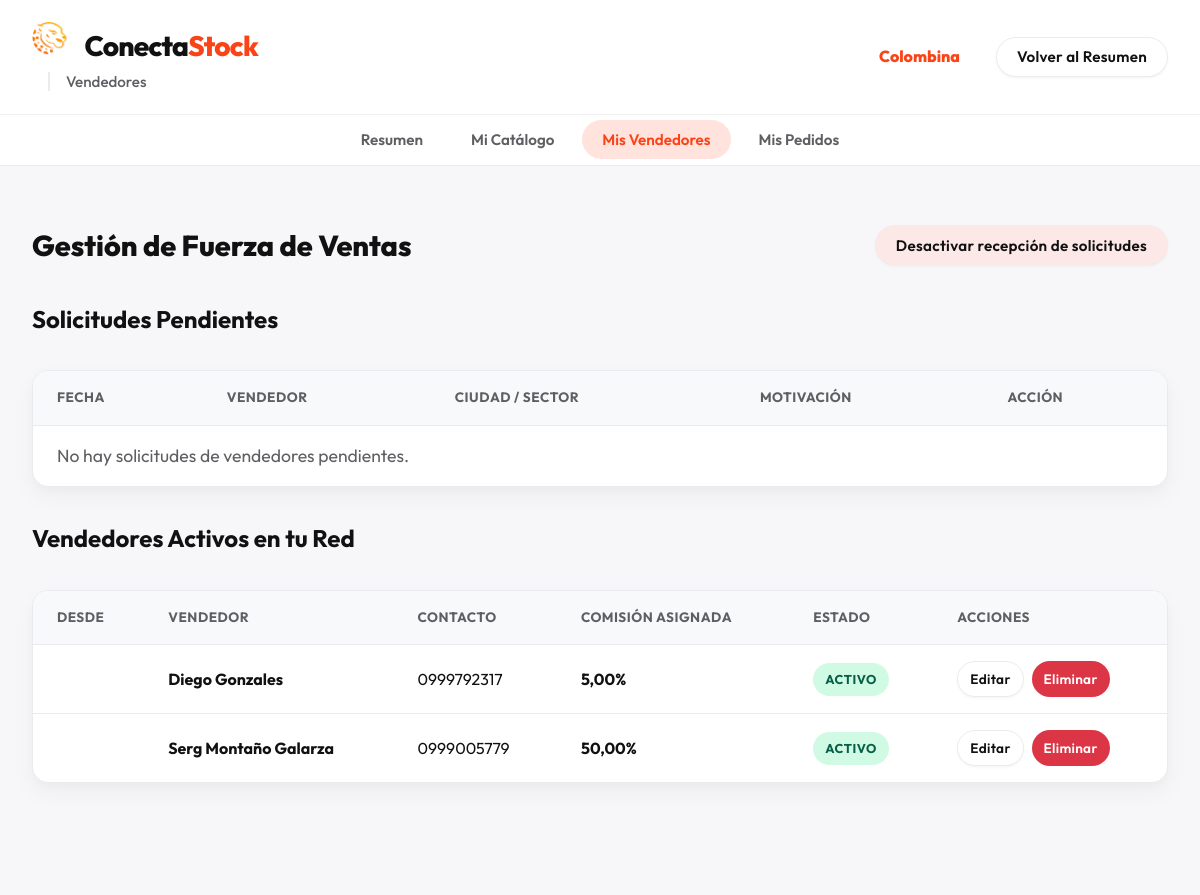
The app's page /dashboard/proveedor/vendedores/ (signed in) with its own data.
### aplicacion/models.py (models this page shows, shortened)
class Proveedor(models.Model):
    TIPO_CHOICES = (
        ('Mayorista', 'Mayorista'),
        ('Minorista', 'Minorista'),
    )
    usuario = models.OneToOneField(User, on_delete=models.CASCADE, related_name='perfil_proveedor')
    nombre_empresa = models.CharField(max_length=100)
    ruc = models.CharField(max_length=13, unique=True)
    nombre_propietario = models.CharField(max_length=50)
    apellido_propietario = models.CharField(max_length=50)
    correo = models.EmailField()
    tipo = models.CharField(max_length=20, choices=TIPO_CHOICES)
    descripcion = models.TextField()
    logo = models.ImageField(upload_to='logos_proveedores/', null=True, blank=True)
    es_verificado = models.BooleanField(default=False)
    acepta_solicitudes = models.BooleanField(default=True)

class SolicitudVendedor(models.Model):
    ESTADO_CHOICES = (
        ('Pendiente', 'Pendiente'),
        ('Aprobado', 'Aprobado'),
        ('Rechazado', 'Rechazado'),
    )
    vendedor = models.ForeignKey(Vendedor, on_delete=models.CASCADE, related_name='solicitudes')
    proveedor = models.ForeignKey(Proveedor, on_delete=models.CASCADE, related_name='solicitudes_vendedores')
    descripcion_ganas = models.TextField()
    estado = models.CharField(max_length=20, choices=ESTADO_CHOICES, default='Pendiente')
    comision = models.DecimalField(max_digits=5, decimal_places=2, null=True, blank=True) # Porcentaje

class Vendedor(models.Model):
    SECTOR_CHOICES = (
        ('Norte', 'Norte'),
        ('Sur', 'Sur'),
        ('Este', 'Este'),
        ('Oeste', 'Oeste'),
    )
    usuario = models.OneToOneField(User, on_delete=models.CASCADE, related_name='perfil_vendedor')
    cedula = models.CharField(max_length=10, unique=True)
    ruc_rice = models.CharField(max_length=13, blank=True, null=True)
    nombre = models.CharField(max_length=50)
    apellido = models.CharField(max_length=50)
    correo = models.EmailField()
    telefono = models.CharField(max_length=15)
    ciudad = models.CharField(max_length=50)
    sector = models.CharField(max_length=20, choices=SECTOR_CHOICES)

### aplicacion/views.py (the view)
# urls.py: path('dashboard/proveedor/vendedores/', views.mis_vendedores, name='mis_vendedores'),
@login_required
def mis_vendedores(request):
    if not hasattr(request.user, 'perfil_proveedor'):
        return redirect('index')
    proveedor = request.user.perfil_proveedor
    solicitudes = proveedor.solicitudes_vendedores.filter(estado='Pendiente')
    activos = proveedor.solicitudes_vendedores.filter(estado='Aprobado')
    context = {
        'solicitudes': solicitudes,
        'activos': activos,
        'proveedor': proveedor
    }
    return render(request, 'mis_vendedores.html', context)

### aplicacion/templates/mis_vendedores.html (shortened to what this page needs)
{% load static %}
<!DOCTYPE html>
<html lang="es">
<head>
    <link rel="stylesheet" href="{% static 'css/style.css' %}">
</head>
<body>
    <header class="b2b-header">
        <div class="container header-layout">
            <div class="logo-area">
                <strong class="brand-logo" style="display: flex; align-items: center;">
    <a href="{% url 'dashboard_proveedor' %}" class="text-decoration-none text-inherit">
        <img src="{% static 'images/iso_1.png' %}" alt="Logo" style="height: 36px; margin-right: 12px; border-radius: 4px;">
        Conecta<span class="color-accent">Stock</span>
    </a>
</strong>
                <span class="header-badge">Vendedores</span>
            </div>
            <nav aria-label="Navegación principal">
                <ul class="nav-links">
                    <li><strong class="text-primary">{{ proveedor.nombre_empresa }}</strong></li>
                    <li><a href="{% url 'dashboard_proveedor' %}" class="btn btn-secondary btn-sm">Volver al Resumen</a>
                    </li>
                </ul>
            </nav>
        </div>
    </header>
    <nav class="dashboard-nav">
        <div class="container">
            <ul>
                <li><a href="{% url 'dashboard_proveedor' %}">Resumen</a></li>
                <li><a href="{% url 'mis_productos' %}">Mi Catálogo</a></li>
                <li><a href="{% url 'mis_vendedores' %}" class="active">Mis Vendedores</a></li>
                <li><a href="{% url 'mis_pedidos' %}">Mis Pedidos</a></li>
            </ul>
        </div>
    </nav>
    <main class="dashboard-main">
        <section class="container dashboard-section">
            <div class="flex-between mb-lg">
                <h1 class="font-1-8rem">Gestión de Fuerza de Ventas</h1>
                <form action="{% url 'toggle_recepcion_solicitudes' %}" method="post" style="margin: 0;">
                    {% if proveedor.acepta_solicitudes %}
                        <button type="submit" class="btn btn-secondary btn-sm" style="color: #dc3545; border-color: #fce8e6; background-color: #fce8e6;">Desactivar recepción de solicitudes</button>
                    {% else %}
                        <button type="submit" class="btn btn-primary btn-sm" style="background-color: #34a853;">Activar recepción de solicitudes</button>
                    {% endif %}
                </form>
            </div>
            <div class="mb-lg">
                <h2 class="font-1-4rem mb-sm text-info">Solicitudes Pendientes</h2>
                <div class="table-responsive">
                    <table class="data-table">
                        <thead>
                            <tr>
                                <th>Fecha</th>
                                <th>Vendedor</th>
                                <th>Ciudad / Sector</th>
                                <th>Motivación</th>
                                <th>Acción</th>
                            </tr>
                        </thead>
                        <tbody>
                            {% for sol in solicitudes %}
                            <tr>
                                <td>{{ sol.fecha_solicitud|date:"d M Y" }}</td>
                                <td><strong>{{ sol.vendedor.nombre }} {{ sol.vendedor.apellido }}</strong><br><small>{{ sol.vendedor.correo }}</small></td>
                                <td>{{ sol.vendedor.ciudad }} <br> <small>{{ sol.vendedor.sector }}</small></td>
                                <td>{{ sol.descripcion_ganas|truncatewords:8 }}</td>
                                <td>
                                    <div style="display: flex; gap: 8px;">
                                        <a href="{% url 'aprobar_solicitud' sol.id %}"
                                            class="btn btn-primary btn-sm" style="padding: 0 12px; min-height: 36px; font-size: 0.85rem;">Revisar y Aprobar</a>
                                        <form action="{% url 'rechazar_solicitud' sol.id %}" method="post" onsubmit="return confirm('¿Seguro que deseas rechazar esta solicitud?');" style="margin: 0;">
                                            {% csrf_token %}
                                            <button type="submit" class="btn btn-secondary btn-sm" style="padding: 0 12px; min-height: 36px; color: #dc3545; border-color: #dc3545; font-size: 0.85rem;">Rechazar</button>
                                        </form>
                                    </div>
                                </td>
                            </tr>
                            {% empty %}
                            <tr>
                                <td colspan="5" class="text-center-empty">
                                    No hay solicitudes de vendedores pendientes.
                                </td>
                            </tr>
                            {% endfor %}
                        </tbody>
                    </table>
                </div>
            </div>
            <div>
                <h2 class="font-1-4rem mb-sm text-success">Vendedores Activos en tu Red</h2>
                <div class="table-responsive">
                    <table class="data-table">
                        <thead>
                            <tr>
                                <th>Desde</th>
                                <th>Vendedor</th>
                                <th>Contacto</th>
                                <th>Comisión Asignada</th>
                                <th>Estado</th>
                                <th>Acciones</th>
                            </tr>
                        </thead>
                        <tbody>
                            {% for sol in activos %}
                            <tr>
                                <td>{{ sol.fecha_solicitud|date:"d M Y" }}</td>
                                <td><strong>{{ sol.vendedor.nombre }} {{ sol.vendedor.apellido }}</strong></td>
                                <td>{{ sol.vendedor.telefono }}</td>
                                <td><strong>{{ sol.comision }}%</strong></td>
                                <td><span class="badge badge-success">Activo</span></td>
                                <td>
                                    <div style="display: flex; gap: 8px;">
                                        <a href="{% url 'editar_comision' sol.id %}" class="btn btn-secondary btn-sm" style="padding: 0 12px; min-height: 36px; font-size: 0.85rem;">Editar</a>
                                        <form action="{% url 'eliminar_vendedor' sol.id %}" method="post" onsubmit="return confirm('¿Seguro que deseas desligar a este vendedor de tu red de ventas?');" style="margin: 0;">
                                            <button type="submit" class="btn btn-primary btn-sm" style="padding: 0 12px; min-height: 36px; background-color: #dc3545; box-shadow: none; font-size: 0.85rem;">Eliminar</button>
                                        </form>
                                    </div>
                                </td>
                            </tr>
                            {% empty %}
                            <tr>
                                <td colspan="6" class="text-center-empty">
                                    Aún no has aprobado a ningún vendedor.
                                </td>
                            </tr>
                            {% endfor %}
                        </tbody>
                    </table>
                </div>
            </div>
        </section>
    </main>
</body>
</html>

### records on screen
Proveedor: nombre_empresa "Colombina"
SolicitudVendedor: vendedor.nombre "Diego", vendedor.apellido "Gonzales", vendedor.telefono "0999792317", comision "5,00"
SolicitudVendedor: vendedor.nombre "Serg", vendedor.apellido "Montaño Galarza", vendedor.telefono "0999005779", comision "50,00"
